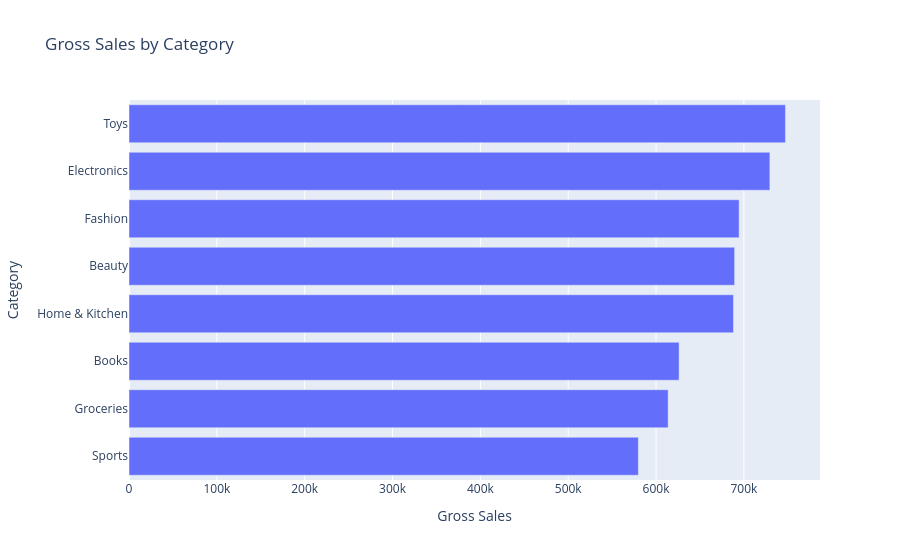

Here is the notebook cell this chart was saved with:
### Code cell
category_sales_df = (
    sales[sales['order_status'].isin(['Completed', 'Shipped'])]
    .groupby('category_clean', as_index = False)['gross_sales']
    .sum()
    .sort_values('gross_sales')
)

fig = px.bar(
    category_sales_df,
    x = 'gross_sales',
    y = 'category_clean',
    orientation = 'h',
    title = 'Gross Sales by Category',
    labels = {'gross_sales': 'Gross Sales', 'category_clean': 'Category'}
)
fig.show()

print("Toys generated the highest gross sales at around PHP 750,000, whereas Sports generated the lowest at approximately PHP 580,000, with the other product categories showing relatively similar sales.")

### Figure 1 — Plotly figure (JSON) as saved in the notebook; plotly's stock layout.template omitted (floating-point values rounded to 4 significant figures)
{"data": [{"hovertemplate": "Gross Sales=%{x}<br>Category=%{y}<extra></extra>", "legendgroup": "", "marker": {"color": "#636efa", "pattern": {"shape": ""}}, "name": "", "orientation": "h", "showlegend": false, "textposition": "auto", "type": "bar", "x": [579900.0, 613800.0, 626200.0, 688200.0, 689500.0, 694600.0, 729600.0, 747300.0], "xaxis": "x", "y": ["Sports", "Groceries", "Books", "Home & Kitchen", "Beauty", "Fashion", "Electronics", "Toys"], "yaxis": "y"}], "layout": {"barmode": "relative", "legend": {"tracegroupgap": 0}, "title": {"text": "Gross Sales by Category"}, "xaxis": {"anchor": "y", "domain": [0, 1], "title": {"text": "Gross Sales"}}, "yaxis": {"anchor": "x", "domain": [0, 1], "title": {"text": "Category"}}}}
